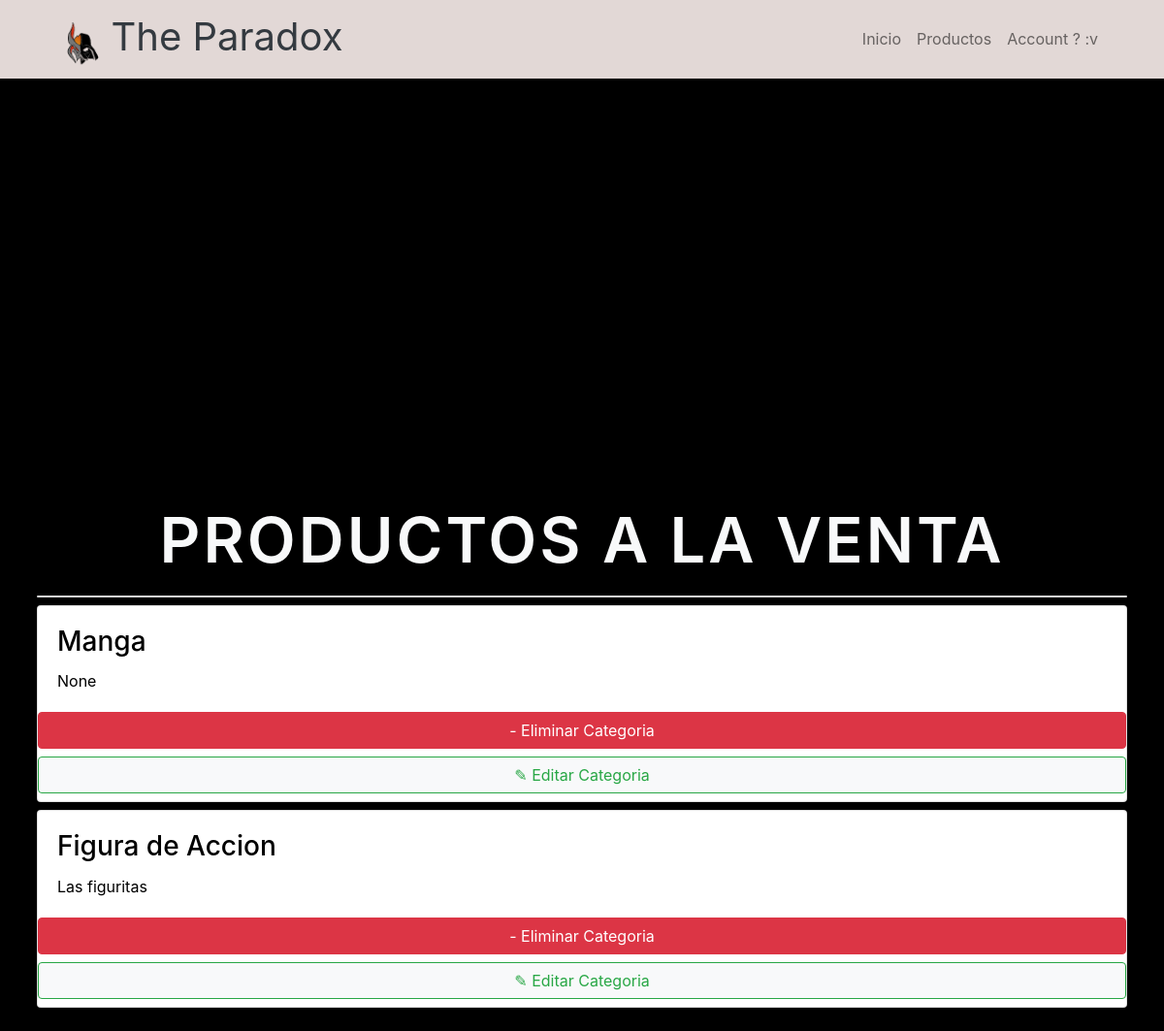
Page /vistacate/ on the committed database.
### general/models.py (models this page shows, shortened)
class Categoria(models.Model):
    nombre = models.CharField(max_length=200)
    descripcion = models.TextField(null=True)

### general/views.py (the view)
# urls.py: path('vistacate/', views.ver_categoria, name='ver'),
def ver_categoria(request):
    categoria = Categoria.objects.all()
    return render(request, 'general/vistacate.html', {'categoria': categoria})

### general/templates/general/vistacate.html (shortened to what this page needs)
{% extends 'general/base.html' %}
{% load static %}
{% block content %}
<link rel="stylesheet" href="https://stackpath.bootstrapcdn.com/bootstrap/4.5.2/css/bootstrap.min.css">
<html>
<head>
</head>
<section style="height: 500px;">
<div class="video-container">
    <div class="columns is-centered">
        <div>
        <video autoplay muted preload="auto" loop width="900" height="100">
            <source src="{% static 'imagen/mylivewallpapers.com-Sad-Lamia-4K.mp4' %}" type="video/mp4">
        </video>
        </div>
    </div>
</div>
</section>
<section>
    <div class="container h-auto mw-100" style="background-color: #000000; height: 800px;">
    <div class="d-flex align-items-center flex-column mb-3">
        <div class="container mw-70 mb-auto p-2">
            <div class="card text-center text-light fw-semibold"
            style="background: rgba(255, 255, 255, 0);
            border: none;
            font-size: 65px;
            letter-spacing: 3px;">
            PRODUCTOS A LA VENTA</div>
            <div class="card text-center mt-2 mw-100">
            </div>
            {% for categoria in categoria %}
            <div class="card text-start text-black mt-2 mw-100">
                    <div class="card-body">
                        <h3 class="card-title">{{ categoria.nombre }}</h3>
                        <p class="card-text">{{ categoria.descripcion }}</p>
                    </div>
                    <a type="button" class="btn btn-danger mb-2" href="{% url 'comentario' categoria.id %}">
                        - Eliminar Categoria</a>
                    <a type="button" class="btn btn-outline-success mb-2 bg-light" href="{% url 'actualizar' categoria.id %}">
                        ✎ Editar Categoria</a>
            </div>
            {% endfor %}
        </div>
    </div>
    </div>
</section>
</html>
{% endblock %}

### general/templates/general/vistacate.html (style rules this page uses)
body { background-color: #000; color: #fff; position: relative; }
.video-container { position: relative; }
video { width: 100%; height: auto; }

### rows in the picture
Categoria: nombre "Manga", descripcion "None"
Categoria: nombre "Figura de Accion", descripcion "Las figuritas"
